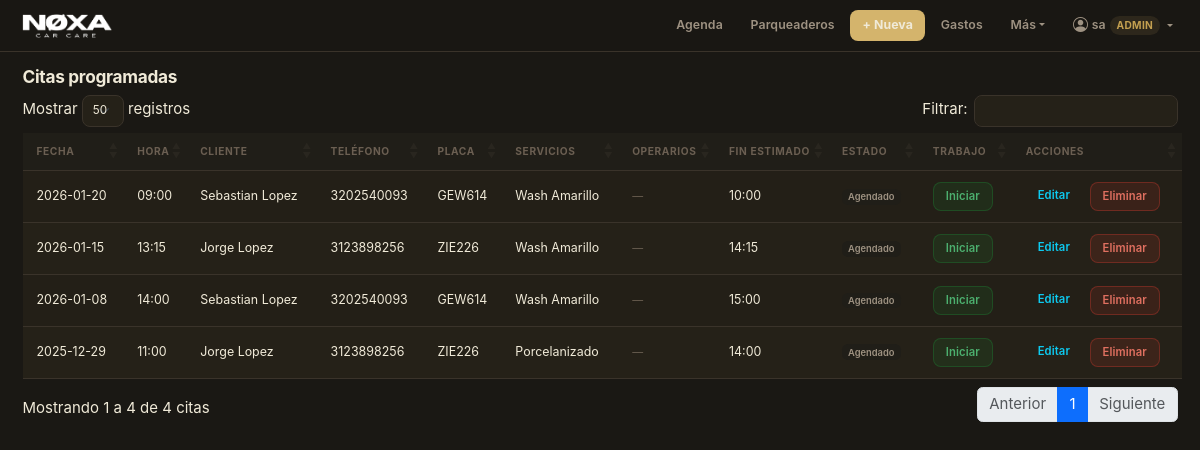
The app's page /appointments (signed in) with its own data.
### app.py (models this page shows, shortened)
class User(db.Model):
    __tablename__ = "users"
    id           = db.Column(db.Integer, primary_key=True)
    username     = db.Column(db.String(80), nullable=False, unique=True)
    password_hash= db.Column(db.String(256), nullable=False)
    role         = db.Column(db.String(20), nullable=False, default="operario")
    is_active    = db.Column(db.Boolean, default=True)
    created_at   = db.Column(db.DateTime, nullable=False, default=datetime.utcnow)
    must_change_password = db.Column(db.Boolean, default=False)

class Appointment(db.Model):
    __tablename__ = "appointments"
    id = db.Column(db.Integer, primary_key=True)
    customer_name = db.Column(db.String(120), nullable=True)
    plate = db.Column(db.String(20), nullable=True)
    phone = db.Column(db.String(20))
    services = db.Column(db.String(255), nullable=False)  # "Wash Morado, Motor"
    start_datetime = db.Column(db.DateTime, nullable=False)
    end_datetime = db.Column(db.DateTime, nullable=False)
    notes = db.Column(db.Text, nullable=True)
    vehicle_type_id = db.Column(
        db.Integer,
        db.ForeignKey("vehicle_types.id"),
        nullable=True
    )
    agreement_id = db.Column(
        db.Integer,
        db.ForeignKey("agreements.id"),
        nullable=True
    )
    booking_adjustment_type  = db.Column(db.String(20), nullable=True)
    booking_adjustment_mode  = db.Column(db.String(20), nullable=True)
    booking_adjustment_value = db.Column(db.Integer,    nullable=True)
    agreement = db.relationship("Agreement")
    vehicle_type = db.relationship("VehicleType")
    status = db.Column(db.String(20), nullable=False, default="scheduled")
    work_status         = db.Column(db.String(20), nullable=False, default="pending")
    work_started_at     = db.Column(db.DateTime, nullable=True)
    work_paused_at      = db.Column(db.DateTime, nullable=True)
    work_ended_at       = db.Column(db.DateTime, nullable=True)
    total_pause_seconds = db.Column(db.Integer, nullable=False, default=0)
    operator_assignments = db.relationship(
        "AppointmentOperator", cascade="all, delete-orphan", lazy="joined"
    )

### app.py (the view)
@app.route("/appointments")
def appointments_list():
    appointments = Appointment.query.order_by(Appointment.start_datetime.asc()).all()
    return render_template("appointments_list.html", appointments=appointments)

### app.py (called while the page is built)
@app.before_request
def require_login():
    endpoint = request.endpoint
    if endpoint in PUBLIC_ENDPOINTS:
        return
    user_id = session.get("user_id")
    if not user_id:
        return redirect(url_for("login", next=request.path))
    user = User.query.get(user_id)
    if not user or not user.is_active:
        session.clear()
        return redirect(url_for("login"))
    g.current_user = user
    if bool(user.must_change_password) and endpoint not in CHANGE_PWD_ENDPOINTS:
        flash("Debes cambiar tu contraseña antes de continuar.", "warning")
        return redirect(url_for("change_password"))
    if user.role == "operario" and endpoint not in OPERARIO_ENDPOINTS:
        flash("No tienes permiso para acceder a esa sección.", "danger")
        return redirect(url_for("calendar_view"))

@app.context_processor
def inject_user():
    return {"current_user": getattr(g, "current_user", None)}

### templates/appointments_list.html (shortened to what this page needs)
{% extends "base.html" %}
{% block extra_head %}
<link rel="stylesheet"
      href="https://cdn.datatables.net/1.13.6/css/dataTables.bootstrap5.min.css">
{% endblock %}
{% block content %}
<h2>Citas programadas</h2>
<table id="appointmentsTable"
       class="table table-dark table-striped table-sm align-middle mt-4">
  <thead>
    <tr>
      <th>Fecha</th>
      <th>Hora</th>
      <th>Cliente</th>
      <th>Teléfono</th>
      <th>Placa</th>
      <th>Servicios</th>
      <th>Operarios</th>
      <th>Fin estimado</th>
      <th>Estado</th>
      <th>Trabajo</th>
      <th>Acciones</th>
    </tr>
  </thead>
  <tbody>
  {% for a in appointments %}
    <tr>
      <td>{{ a.start_datetime.strftime("%Y-%m-%d") }}</td>
      <td>{{ a.start_datetime.strftime("%H:%M") }}</td>
      <td>{{ a.customer_name }}</td>
      <td>{{ a.phone or "-" }}</td>
      <td>{{ a.plate or "-" }}</td>
      <td>{{ a.services }}</td>
      <td>
        {% if a.operator_assignments %}
          {% for ao in a.operator_assignments %}
            <span class="badge bg-secondary">{{ ao.user.username }}</span>
          {% endfor %}
        {% else %}
          <span class="text-muted small">—</span>
        {% endif %}
      </td>
      <td>{{ a.end_datetime.strftime("%H:%M") }}</td>
      <td>
        {% if a.status == "completed" %}
          <span class="badge bg-success">Finalizado</span>
        {% elif a.status == "cancelled" %}
          <span class="badge bg-danger">Cancelado</span>
        {% else %}
          <span class="badge bg-secondary">Agendado</span>
        {% endif %}
      </td>
      <td>
        {% if a.status == "scheduled" %}
          {% set ws = a.work_status or "pending" %}
          {% if ws == "pending" %}
            <button class="btn btn-sm btn-success"
                    onclick="workAction({{ a.id }}, 'start', this)">
              Iniciar
            </button>
          {% endif %}
        {% elif a.status == "completed" and a.work_ended_at and a.work_started_at %}
          {% set total_secs = (a.work_ended_at - a.work_started_at).total_seconds() | int %}
          {% set net_secs = [0, total_secs - (a.total_pause_seconds or 0)] | max %}
          {% set mins = (net_secs // 60) | int %}
          <span class="badge bg-info text-dark">{{ mins }} min</span>
        {% else %}
          <span class="text-muted small">—</span>
        {% endif %}
      </td>
      <td class="d-flex gap-2">
        {% if a.status == "scheduled" %}
          <a href="{{ url_for('edit_appointment', appointment_id=a.id) }}"
            class="btn btn-sm btn-outline-info">Editar</a>
          <form method="post"
                action="{{ url_for('delete_appointment', appointment_id=a.id) }}"
                onsubmit="return confirm('¿Eliminar esta cita?');">
            <button class="btn btn-sm btn-outline-danger">Eliminar</button>
          </form>
        {% else %}
          <span class="text-secondary small">—</span>
        {% endif %}
      </td>
    </tr>
  {% endfor %}
  </tbody>
</table>
{% endblock %}

### templates/base.html (shortened to what this page needs)
<!doctype html>
<html lang="es">
<head>
  <link href="https://cdn.jsdelivr.net/npm/bootstrap@5.3.3/dist/css/bootstrap.min.css" rel="stylesheet">
  <link href="https://cdn.jsdelivr.net/npm/bootstrap-icons@1.11.3/font/bootstrap-icons.min.css" rel="stylesheet">
  {% block extra_head %}{% endblock %}
</head>
<body>
<nav class="navbar navbar-expand-lg mb-0"
     style="background:rgba(26,24,20,0.95);backdrop-filter:blur(20px);-webkit-backdrop-filter:blur(20px);border-bottom:1px solid var(--border);">
  <div class="container-fluid px-3">
    <a class="navbar-brand" href="{{ url_for('calendar_view') }}" style="padding:0;">
      <img src="{{ url_for('static', filename='img/logotipo.png') }}" alt="Agenda Detailing" class="navbar-logo"
        onerror="this.style.display='none';this.insertAdjacentHTML('afterend','<span class=\'navbar-brand-text\'>Agenda</span>');">
    </a>
    <div class="collapse navbar-collapse justify-content-end" id="navbarContent">
      <div class="d-flex flex-column flex-lg-row align-items-lg-center gap-1 py-2 py-lg-0">
        <a class="nav-link-custom" href="{{ url_for('calendar_view') }}">Agenda</a>
        <a class="nav-link-custom" href="{{ url_for('parking_list') }}">Parqueaderos</a>
        <a class="nav-link-custom nav-link-accent" href="{{ url_for('new_appointment') }}">+ Nueva</a>
        <a class="nav-link-custom" href="{{ url_for('expenses_new') }}">Gastos</a>
        <div class="dropdown">
          <button class="nav-link-custom border-0 bg-transparent dropdown-toggle"
                  type="button" data-bs-toggle="dropdown" aria-expanded="false">Más</button>
        </div>
        {% if current_user %}
        <div class="dropdown">
          <button class="nav-link-custom border-0 bg-transparent dropdown-toggle d-flex align-items-center gap-1"
                  type="button" data-bs-toggle="dropdown" aria-expanded="false">
            <i class="bi bi-person-circle" style="font-size:1rem;"></i>
            <span>{{ current_user.username }}</span>
            <span style="font-size:0.68rem;padding:2px 7px;border-radius:20px;background:var(--accent-bg);color:var(--accent-dk);font-weight:700;text-transform:uppercase;letter-spacing:0.3px;">{{ current_user.role }}</span>
          </button>
        </div>
        {% endif %}
      </div>
    </div>
  </div>
</nav>
<div class="container-fluid px-3 px-lg-4 pt-3">
  {% block content %}{% endblock %}
</div>
</body>
</html>

### templates/base.html (style rules this page uses)
:root { color-scheme: dark; --bg: #1a1814; --bg2: #201e18; --surface: #252118; --surface2: #2e2a20; --border: #3a332a; --border2: rgba(212,180,108,0.25); --text: #f0ead8; --text2: #9e9282; --text3: #6b5f52; --accent: #d4b46c; --accent-dk: #c4a050; --accent-bg: rgba(212,180,108,0.10); --ink: #f0ead8; --radius: 12px; --radius-sm: 8px; --shadow: 0 1px 3px rgba(0,0,0,0.4), 0 4px 12px rgba(0,0,0,0.25); --shadow-sm: 0 1px 2px rgba(0,0,0,0.3); }
*, *::before, *::after { box-sizing: border-box; }
html, body { margin: 0; padding: 0; background-color: var(--bg) !important; color: var(--text); font-family: -apple-system, BlinkMacSystemFont, "Segoe UI", sans-serif; -webkit-font-smoothing: antialiased; font-size: 15px; }
.container-fluid, .container { background: transparent !important; }
h1, h2, h3, h4, h5, h6 { color: var(--text); font-weight: 700; letter-spacing: -0.3px; }
h2 { font-size: 1.15rem; }
p, span, td, li { color: var(--text2); }
.navbar-logo { height: 36px; width: auto; display: block; }
.nav-link-custom { color: var(--text2); text-decoration: none; font-size: 0.82rem; font-weight: 600; padding: 6px 12px; border-radius: var(--radius-sm); transition: color 0.15s, background 0.15s; letter-spacing: 0.1px; cursor: pointer; white-space: nowrap; }
.nav-link-accent { color: var(--ink) !important; background: var(--accent) !important; font-weight: 700; }
.btn { font-size: 0.82rem !important; font-weight: 600 !important; border-radius: var(--radius-sm) !important; padding: 8px 16px !important; transition: all 0.15s !important; box-shadow: none !important; letter-spacing: 0.1px; border: none !important; }
.btn-danger, .btn-outline-danger { background: rgba(192,57,43,0.15) !important; border: 1px solid rgba(192,57,43,0.4) !important; color: #e07060 !important; }
.btn-success, .btn-outline-success { background: rgba(30,126,52,0.15) !important; border: 1px solid rgba(30,126,52,0.4) !important; color: #4caf6e !important; }
.btn-sm { padding: 5px 12px !important; font-size: 0.75rem !important; }
.table-dark { --bs-table-bg: var(--surface) !important; --bs-table-hover-bg: var(--bg) !important; --bs-table-border-color: var(--border) !important; color: var(--text) !important; font-size: 0.83rem; }
.table-dark thead th { background: var(--bg2) !important; color: var(--text3) !important; font-weight: 700 !important; font-size: 0.68rem !important; text-transform: uppercase !important; letter-spacing: 0.6px !important; border-bottom: 1px solid var(--border) !important; padding: 11px 14px !important; }
.table-dark td { padding: 11px 14px !important; vertical-align: middle !important; color: var(--text) !important; border-color: var(--border) !important; }
.badge.bg-secondary { background: var(--bg2) !important; color: var(--text2) !important; font-weight: 600; }
.text-muted { color: var(--text3) !important; }
nav.navbar { position: relative; z-index: 1040; }

### records on screen
User: username "sa", role "ADMIN"
Appointment: start_datetime "2025-12-29", start_datetime "11:00", customer_name "Jorge Lopez", phone "3123898256", plate "ZIE226", services "Porcelanizado", end_datetime "14:00", status "Agendado"
Appointment: start_datetime "2026-01-08", start_datetime "14:00", customer_name "Sebastian Lopez", phone "3202540093", plate "GEW614", services "Wash Amarillo", end_datetime "15:00", status "Agendado"
Appointment: start_datetime "2026-01-15", start_datetime "13:15", customer_name "Jorge Lopez", phone "3123898256", plate "ZIE226", services "Wash Amarillo", end_datetime "14:15", status "Agendado"
Appointment: start_datetime "2026-01-20", start_datetime "09:00", customer_name "Sebastian Lopez", phone "3202540093", plate "GEW614", services "Wash Amarillo", end_datetime "10:00", status "Agendado"
